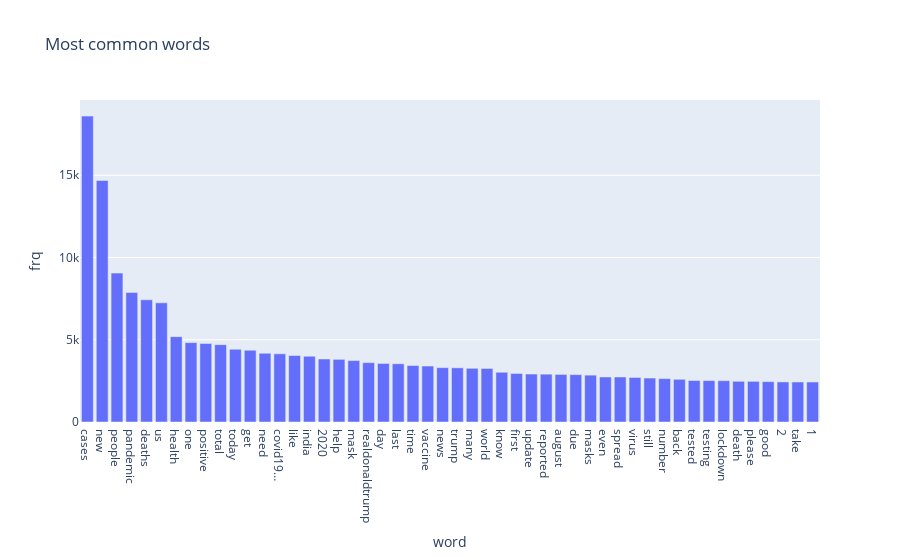

Notebook code cell kept with this figure:
### Code cell
word_count = Counter(word_list).most_common(50)
word_df = pd.DataFrame(word_count)
word_df.columns =['word','frq']


px.bar(word_df, x='word', y='frq', title = 'Most common words')

### Figure 1 — Plotly figure (JSON) as saved in the notebook; plotly's stock layout.template omitted (floating-point values rounded to 4 significant figures)
{"data": [{"alignmentgroup": "True", "hovertemplate": "word=%{x}<br>frq=%{y}<extra></extra>", "legendgroup": "", "marker": {"color": "#636efa", "pattern": {"shape": ""}}, "name": "", "offsetgroup": "", "orientation": "v", "showlegend": false, "textposition": "auto", "type": "bar", "x": ["cases", "new", "people", "pandemic", "deaths", "us", "health", "one", "positive", "total", "today", "get", "need", "covid19…", "like", "india", "2020", "help", "mask", "realdonaldtrump", "day", "last", "time", "vaccine", "news", "trump", "many", "world", "know", "first", "update", "reported", "august", "due", "masks", "even", "spread", "virus", "still", "number", "back", "tested", "testing", "lockdown", "death", "please", "good", "2", "take", "1"], "xaxis": "x", "y": [18596, 14683, 9053, 7869, 7429, 7245, 5188, 4825, 4773, 4701, 4420, 4365, 4178, 4143, 4042, 3999, 3830, 3809, 3735, 3608, 3558, 3540, 3431, 3403, 3306, 3295, 3263, 3255, 3025, 2951, 2916, 2909, 2892, 2880, 2848, 2736, 2735, 2706, 2671, 2638, 2596, 2522, 2518, 2511, 2474, 2472, 2453, 2435, 2434, 2432], "yaxis": "y"}], "layout": {"barmode": "relative", "legend": {"tracegroupgap": 0}, "title": {"text": "Most common words"}, "xaxis": {"anchor": "y", "domain": [0, 1], "title": {"text": "word"}}, "yaxis": {"anchor": "x", "domain": [0, 1], "title": {"text": "frq"}}}}
